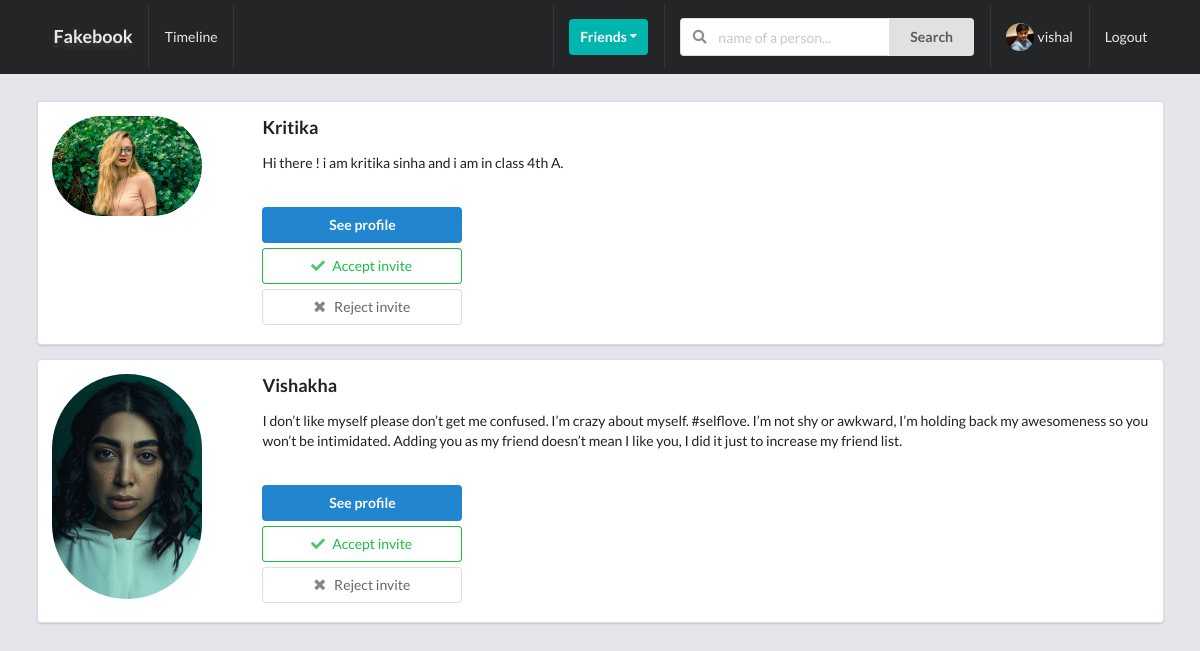
/profiles/my-invites/ (signed in), run on the app's committed database.
### profiles/models.py (models this page shows, shortened)
class Profile(models.Model):
    first_name = models.CharField(max_length=200,blank=True)
    last_name = models.CharField(max_length=200,blank=True)
    user = models.OneToOneField(User,on_delete=models.CASCADE)
    Bio = models.TextField(default='no bio ...',max_length=300)
    email = models.EmailField(max_length=200,blank=True)
    dob = models.DateField(blank=True,null=True)
    country = models.CharField(max_length=100,blank=True)
    avatar = models.ImageField(default = 'profile/images/avatar.png',upload_to="profile/images")
    friends = models.ManyToManyField(User,blank=True,related_name='friends')
    slug = models.SlugField(unique=True,blank=True)
    created = models.DateTimeField(auto_now_add=True)
    updated = models.DateTimeField(auto_now =True)
    objects = ProfileManager()
    def get_absolute_url(self):
        return reverse("profiles:profile-detail-view",kwargs={'slug':self.slug})
    __initial_first_name = None
    __initial_last_name = None
    def __init__(self, *args, **kwargs):
        super().__init__(*args, **kwargs)
        self. __initial_first_name = self.first_name
        self. __initial_last_name = self.last_name

### profiles/views.py (the view)
# urls.py: path('my-invites/',invites_received_view,name='my-invites-view'),
@login_required
def invites_received_view(request):
    profile = Profile.objects.get(user=request.user)
    qs = Relationship.objects.invitations_received(profile)
    results =list(map(lambda x: x.sender,qs))
    is_empty=False
    if len(results) == 0:
        is_empty = True
    context={'qs':results,'is_empty':is_empty}
    return render(request,'profile/my_invites.html',context)

### profiles/context_processors.py (called while the page is built)
def profile_pic(request):
    if request.user.is_authenticated:
        profile_obj = Profile.objects.get(user=request.user)
        pic = profile_obj.avatar
        return {'picture':pic}
    return {}

def invitations_received_no(request):
    if request.user.is_authenticated:
        profile_obj = Profile.objects.get(user=request.user)
        qs_count = Relationship.objects.invitations_received(profile_obj).count()
        return {'invites_num':qs_count}
    return {}

### profiles/models.py (called while the page is built)
    def invitations_received(self,receiver):
        qs = Relationship.objects.filter(receiver=receiver,status="send")
        return qs

### profiles/templates/profile/my_invites.html (shortened to what this page needs)
{% extends 'main/base.html' %}
{% block content %}
    {% for item in qs %}
    <div class="ui segment">
        <div class=" ui grid">
            <div class="row">
                <div class="three wide column">
                    <img class = "ui small circular image" src="{{item.avatar.url}}" alt="">
                </div>
                <div class="thirteen wide column">
                    <h3>{{item.user}}</h3>
                    <p>{{item.Bio}}</p><br>
                    <a href="{{item.get_absolute_url}}">
                        <button class="ui primary button mb-5 w-big">See profile</button>
                    </a>
                    <form action="{% url 'profiles:accept-invite' %}" method="POST">
                        <button class="ui positive basic button mb-5 w-big" type="submit">
                            <i class="check icon"></i>Accept invite
                        </button>
                    </form>
                    <form action="{% url 'profiles:reject-invite' %}" method="POST">
                        <button class="ui negetive basic button mb-5 w-big" type="submit">
                            <i class="close icon"></i>Reject invite
                        </button>
                    </form>
                </div>
            </div>
        </div>
    </div>
    {% endfor %}
{% endblock content %}

### templates/main/navbar.html (shortened to what this page needs)
{% url 'posts:main-post-view' as path_to_posts %}
{% url 'home' as path_to_home %}
{% url 'profiles:my-profile' as path_to_my_profile %}
<div class="ui inverted menu nav mb-7">
    <div class="ui container">
      <a href="{{path_to_home}}" class="{% if request.path == path_to_home %}active{% endif %} item">
          <h3 style="text-shadow: 0px 5px 5px rgb(63, 62, 62);">Fakebook</h3>
      </a>
      {% if request.user.is_authenticated %}
      <a href="{{path_to_posts}}" class="{% if request.path == path_to_posts %}active{% endif %} item">
        Timeline
      </a>
      {% endif %}
      <div class="right menu">
          {% if request.user.is_authenticated %}
          <div class="item">
              <div class="ui floating dropdown icon button teal"> Friends
                  <i class="dropdown icon"></i>
               </div>
          </div>
               <div class="item">
                <form action="{% url 'profiles:search' %}" method="get">
                  <div class="ui action left icon input">
                  <input class="prompt" type="search" name='query'  placeholder="name of a person...">
                  <button type='submit' class="ui button">Search</button>
                  </div>
              </form>
              </div>
              <a href="{{path_to_my_profile}}" class="{% if request.path == path_to_my_profile %}active{% endif %} item">
                  <img src="{{picture.url}}" alt="Logged in user picture" class ="ui avatar image">
                  {{ request.user }}
              </a>
              <a href="{% url 'account_logout' %}" class="ui item">
                  Logout
              </a>
          {% else %}
          <a href="{% url 'account_login' %}" class="ui item">
                  Login
              </a>
          {% endif %}
      </div>
    </div>
  </div>

### static/style.css (style rules this page uses)
body { background-color: #e4e6eb!important; }
.nav { border-radius: 0px !important; padding:5px 0 5px 0 !important; background-color: #242526 !important; }
.mb-7 { margin-bottom: 7px !important; }
.mb-5 { margin-bottom: 5px !important; }
.w-big { width: 200px !important; }

### data on the page
Profile: avatar (picture), user "Kritika", Bio "Hi there ! i am kritika sinha and i am in class 4th A."
Profile: avatar (picture), user "Vishakha", Bio "I don’t like myself please don’t get me confused. I’m crazy about myself. #selflove. I’m not shy or awkward, I’m holding back my awesomeness so you won’t be intimidated. Adding you as my friend doesn’t mean I like you, I did it just to increase my friend list."

### other printed values
{{ request.user }} "vishal"
